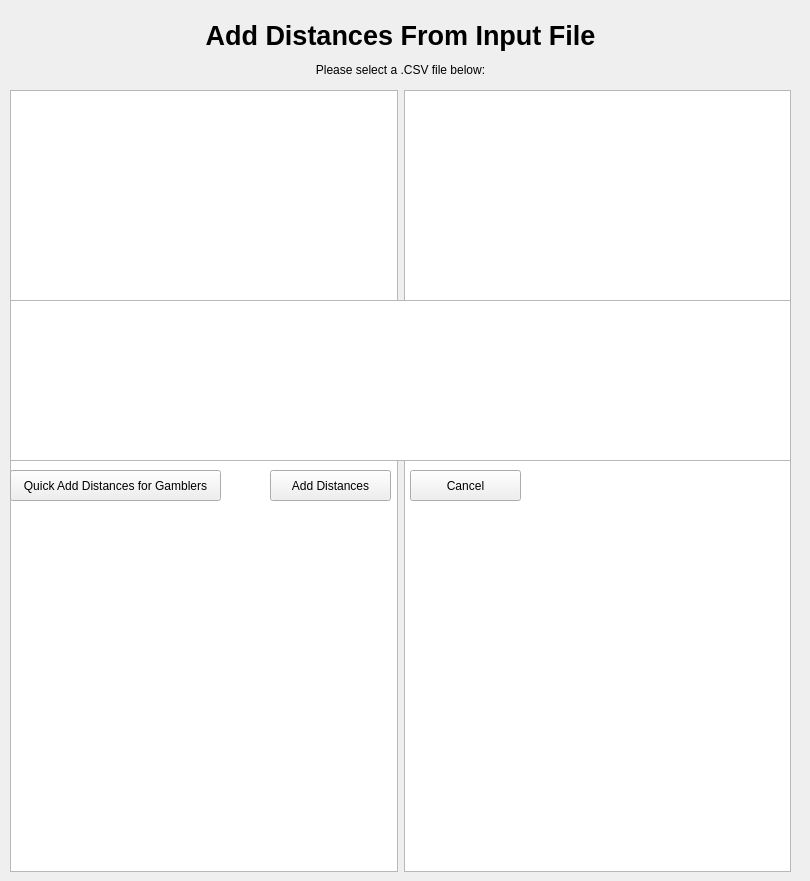
    <widget class="QWidget" name="AdminDistancesPage">
     <widget class="QLabel" name="label_5">
      <property name="geometry">
       <rect>
        <x>10</x>
        <y>60</y>
        <width>781</width>
        <height>20</height>
       </rect>
      </property>
      <property name="text">
       <string>Please select a .CSV file below:</string>
      </property>
      <property name="alignment">
       <set>Qt::AlignCenter</set>
      </property>
     </widget>
     <widget class="QWidget" name="layoutWidget_3">
      <property name="geometry">
       <rect>
        <x>10</x>
        <y>90</y>
        <width>781</width>
        <height>782</height>
       </rect>
      </property>
      <layout class="QHBoxLayout" name="horizontalLayout_2">
       <item>
        <widget class="QTreeView" name="FileSelector"/>
       </item>
       <item>
        <widget class="QListView" name="FileView"/>
       </item>
      </layout>
     </widget>
     <widget class="QLabel" name="labelError">
      <property name="geometry">
       <rect>
        <x>10</x>
        <y>280</y>
        <width>781</width>
        <height>21</height>
       </rect>
      </property>
      <property name="text">
       <string/>
      </property>
      <property name="alignment">
       <set>Qt::AlignCenter</set>
      </property>
     </widget>
     <widget class="QTableWidget" name="DistanceTableWidget">
      <property name="geometry">
       <rect>
        <x>10</x>
        <y>300</y>
        <width>781</width>
        <height>161</height>
       </rect>
      </property>
     </widget>
     <widget class="QPushButton" name="pushButton_addDistances">
      <property name="geometry">
       <rect>
        <x>270</x>
        <y>470</y>
        <width>121</width>
        <height>31</height>
       </rect>
      </property>
      <property name="text">
       <string>Add Distances</string>
      </property>
     </widget>
     <widget class="QPushButton" name="pushButton_2">
      <property name="geometry">
       <rect>
        <x>410</x>
        <y>470</y>
        <width>111</width>
        <height>31</height>
       </rect>
      </property>
      <property name="text">
       <string>Cancel</string>
      </property>
     </widget>
     <widget class="QLabel" name="label_18">
      <property name="geometry">
       <rect>
        <x>0</x>
        <y>10</y>
        <width>801</width>
        <height>51</height>
       </rect>
      </property>
      <property name="font">
       <font>
        <pointsize>20</pointsize>
        <weight>75</weight>
        <bold>true</bold>
       </font>
      </property>
      <property name="text">
       <string>Add Distances From Input File</string>
      </property>
      <property name="alignment">
       <set>Qt::AlignCenter</set>
      </property>
     </widget>
     <widget class="QPushButton" name="pushButton_quickAddDistances">
      <property name="geometry">
       <rect>
        <x>10</x>
        <y>470</y>
        <width>211</width>
        <height>31</height>
       </rect>
      </property>
      <property name="text">
       <string>Quick Add Distances for Gamblers</string>
      </property>
     </widget>
     <widget class="QLabel" name="label_28">
      <property name="geometry">
       <rect>
        <x>630</x>
        <y>-20</y>
        <width>131</width>
        <height>101</height>
       </rect>
      </property>
      <property name="text">
       <string/>
      </property>
      <property name="pixmap">
       <pixmap>baseballart.jpg</pixmap>
      </property>
      <property name="scaledContents">
       <bool>true</bool>
      </property>
     </widget>
    </widget>
